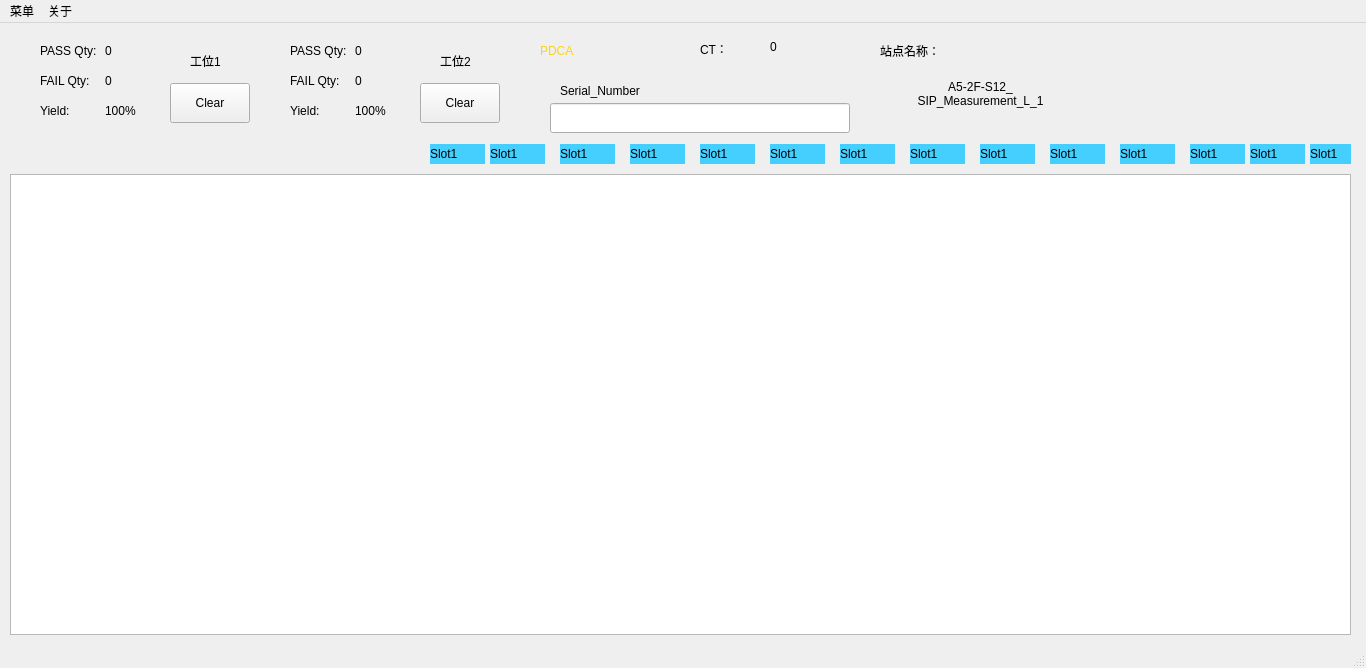
<?xml version="1.0" encoding="UTF-8"?>
<ui version="4.0">
 <class>MainWindow</class>
 <widget class="QMainWindow" name="MainWindow">
  <property name="geometry">
   <rect>
    <x>0</x>
    <y>0</y>
    <width>1366</width>
    <height>668</height>
   </rect>
  </property>
  <property name="minimumSize">
   <size>
    <width>1366</width>
    <height>668</height>
   </size>
  </property>
  <property name="maximumSize">
   <size>
    <width>1366</width>
    <height>668</height>
   </size>
  </property>
  <property name="windowTitle">
   <string>TestPanel</string>
  </property>
  <property name="styleSheet">
   <string notr="true"/>
  </property>
  <widget class="QWidget" name="centralwidget">
   <widget class="QWidget" name="widget" native="true">
    <property name="geometry">
     <rect>
      <x>30</x>
      <y>10</y>
      <width>230</width>
      <height>100</height>
     </rect>
    </property>
    <widget class="QLabel" name="label">
     <property name="geometry">
      <rect>
       <x>10</x>
       <y>10</y>
       <width>61</width>
       <height>16</height>
      </rect>
     </property>
     <property name="text">
      <string>PASS Qty:</string>
     </property>
    </widget>
    <widget class="QLabel" name="label_2">
     <property name="geometry">
      <rect>
       <x>10</x>
       <y>40</y>
       <width>60</width>
       <height>16</height>
      </rect>
     </property>
     <property name="text">
      <string>FAIL Qty:</string>
     </property>
    </widget>
    <widget class="QLabel" name="label_3">
     <property name="geometry">
      <rect>
       <x>10</x>
       <y>70</y>
       <width>60</width>
       <height>16</height>
      </rect>
     </property>
     <property name="text">
      <string>Yield:</string>
     </property>
    </widget>
    <widget class="QLabel" name="lb_site1_pass">
     <property name="geometry">
      <rect>
       <x>75</x>
       <y>10</y>
       <width>60</width>
       <height>16</height>
      </rect>
     </property>
     <property name="text">
      <string>0</string>
     </property>
    </widget>
    <widget class="QLabel" name="lb_site1_fail">
     <property name="geometry">
      <rect>
       <x>75</x>
       <y>40</y>
       <width>60</width>
       <height>16</height>
      </rect>
     </property>
     <property name="text">
      <string>0</string>
     </property>
    </widget>
    <widget class="QLabel" name="lb_site1_yield">
     <property name="geometry">
      <rect>
       <x>75</x>
       <y>70</y>
       <width>60</width>
       <height>16</height>
      </rect>
     </property>
     <property name="text">
      <string>100%</string>
     </property>
    </widget>
    <widget class="QLabel" name="label_7">
     <property name="geometry">
      <rect>
       <x>160</x>
       <y>20</y>
       <width>60</width>
       <height>16</height>
      </rect>
     </property>
     <property name="styleSheet">
      <string notr="true">font: 75 16pt &quot;Arial&quot;;</string>
     </property>
     <property name="text">
      <string>工位1</string>
     </property>
    </widget>
    <widget class="QPushButton" name="pushButton">
     <property name="geometry">
      <rect>
       <x>140</x>
       <y>50</y>
       <width>80</width>
       <height>40</height>
      </rect>
     </property>
     <property name="text">
      <string>Clear</string>
     </property>
    </widget>
   </widget>
   <widget class="QWidget" name="widget_2" native="true">
    <property name="geometry">
     <rect>
      <x>280</x>
      <y>10</y>
      <width>230</width>
      <height>100</height>
     </rect>
    </property>
    <widget class="QLabel" name="label_8">
     <property name="geometry">
      <rect>
       <x>10</x>
       <y>10</y>
       <width>61</width>
       <height>16</height>
      </rect>
     </property>
     <property name="text">
      <string>PASS Qty:</string>
     </property>
    </widget>
    <widget class="QLabel" name="label_9">
     <property name="geometry">
      <rect>
       <x>10</x>
       <y>40</y>
       <width>60</width>
       <height>16</height>
      </rect>
     </property>
     <property name="text">
      <string>FAIL Qty:</string>
     </property>
    </widget>
    <widget class="QLabel" name="label_10">
     <property name="geometry">
      <rect>
       <x>10</x>
       <y>70</y>
       <width>60</width>
       <height>16</height>
      </rect>
     </property>
     <property name="text">
      <string>Yield:</string>
     </property>
    </widget>
    <widget class="QLabel" name="lb_site2_pass">
     <property name="geometry">
      <rect>
       <x>75</x>
       <y>10</y>
       <width>60</width>
       <height>16</height>
      </rect>
     </property>
     <property name="text">
      <string>0</string>
     </property>
    </widget>
    <widget class="QLabel" name="lb_site2_fail">
     <property name="geometry">
      <rect>
       <x>75</x>
       <y>40</y>
       <width>60</width>
       <height>16</height>
      </rect>
     </property>
     <property name="text">
      <string>0</string>
     </property>
    </widget>
    <widget class="QLabel" name="lb_site1_yield_2">
     <property name="geometry">
      <rect>
       <x>75</x>
       <y>70</y>
       <width>60</width>
       <height>16</height>
      </rect>
     </property>
     <property name="text">
      <string>100%</string>
     </property>
    </widget>
    <widget class="QLabel" name="label_14">
     <property name="geometry">
      <rect>
       <x>160</x>
       <y>20</y>
       <width>60</width>
       <height>16</height>
      </rect>
     </property>
     <property name="styleSheet">
      <string notr="true">font: 75 16pt &quot;Arial&quot;;</string>
     </property>
     <property name="text">
      <string>工位2</string>
     </property>
    </widget>
    <widget class="QPushButton" name="pushButton_2">
     <property name="geometry">
      <rect>
       <x>140</x>
       <y>50</y>
       <width>80</width>
       <height>40</height>
      </rect>
     </property>
     <property name="text">
      <string>Clear</string>
     </property>
    </widget>
   </widget>
   <widget class="QLabel" name="label_15">
    <property name="geometry">
     <rect>
      <x>700</x>
      <y>10</y>
      <width>71</width>
      <height>31</height>
     </rect>
    </property>
    <property name="styleSheet">
     <string notr="true">font: 75 28pt &quot;Arial&quot;;</string>
    </property>
    <property name="text">
     <string>CT：</string>
    </property>
   </widget>
   <widget class="QLabel" name="lb_ct">
    <property name="geometry">
     <rect>
      <x>770</x>
      <y>13</y>
      <width>60</width>
      <height>21</height>
     </rect>
    </property>
    <property name="styleSheet">
     <string notr="true">font: 75 24pt &quot;Arial&quot;;</string>
    </property>
    <property name="text">
     <string>0</string>
    </property>
   </widget>
   <widget class="QLabel" name="label_17">
    <property name="geometry">
     <rect>
      <x>560</x>
      <y>60</y>
      <width>160</width>
      <height>16</height>
     </rect>
    </property>
    <property name="text">
     <string>Serial_Number</string>
    </property>
   </widget>
   <widget class="QLineEdit" name="lineEdit">
    <property name="geometry">
     <rect>
      <x>550</x>
      <y>80</y>
      <width>300</width>
      <height>30</height>
     </rect>
    </property>
   </widget>
   <widget class="QWidget" name="widget_3" native="true">
    <property name="geometry">
     <rect>
      <x>870</x>
      <y>10</y>
      <width>231</width>
      <height>100</height>
     </rect>
    </property>
    <widget class="QLabel" name="label_18">
     <property name="geometry">
      <rect>
       <x>10</x>
       <y>30</y>
       <width>201</width>
       <height>61</height>
      </rect>
     </property>
     <property name="styleSheet">
      <string notr="true">font: 75 18pt &quot;Arial&quot;;</string>
     </property>
     <property name="text">
      <string>A5-2F-S12_
SIP_Measurement_L_1</string>
     </property>
     <property name="alignment">
      <set>Qt::AlignCenter</set>
     </property>
    </widget>
    <widget class="QLabel" name="label_19">
     <property name="geometry">
      <rect>
       <x>10</x>
       <y>10</y>
       <width>71</width>
       <height>16</height>
      </rect>
     </property>
     <property name="text">
      <string>站点名称：</string>
     </property>
    </widget>
   </widget>
   <widget class="QWidget" name="widget_4" native="true">
    <property name="geometry">
     <rect>
      <x>420</x>
      <y>115</y>
      <width>931</width>
      <height>31</height>
     </rect>
    </property>
    <widget class="QLabel" name="lb_1">
     <property name="geometry">
      <rect>
       <x>10</x>
       <y>6</y>
       <width>55</width>
       <height>20</height>
      </rect>
     </property>
     <property name="styleSheet">
      <string notr="true">background-color: rgb(69, 207, 255);</string>
     </property>
     <property name="text">
      <string>Slot1</string>
     </property>
    </widget>
    <widget class="QLabel" name="lb_2">
     <property name="geometry">
      <rect>
       <x>70</x>
       <y>6</y>
       <width>55</width>
       <height>20</height>
      </rect>
     </property>
     <property name="styleSheet">
      <string notr="true">background-color: rgb(69, 207, 255);</string>
     </property>
     <property name="text">
      <string>Slot1</string>
     </property>
    </widget>
    <widget class="QLabel" name="lb_4">
     <property name="geometry">
      <rect>
       <x>210</x>
       <y>6</y>
       <width>55</width>
       <height>20</height>
      </rect>
     </property>
     <property name="styleSheet">
      <string notr="true">background-color: rgb(69, 207, 255);</string>
     </property>
     <property name="text">
      <string>Slot1</string>
     </property>
    </widget>
    <widget class="QLabel" name="lb_3">
     <property name="geometry">
      <rect>
       <x>140</x>
       <y>6</y>
       <width>55</width>
       <height>20</height>
      </rect>
     </property>
     <property name="styleSheet">
      <string notr="true">background-color: rgb(69, 207, 255);</string>
     </property>
     <property name="text">
      <string>Slot1</string>
     </property>
    </widget>
    <widget class="QLabel" name="lb_7">
     <property name="geometry">
      <rect>
       <x>420</x>
       <y>6</y>
       <width>55</width>
       <height>20</height>
      </rect>
     </property>
     <property name="styleSheet">
      <string notr="true">background-color: rgb(69, 207, 255);</string>
     </property>
     <property name="text">
      <string>Slot1</string>
     </property>
    </widget>
    <widget class="QLabel" name="lb_6">
     <property name="geometry">
      <rect>
       <x>350</x>
       <y>6</y>
       <width>55</width>
       <height>20</height>
      </rect>
     </property>
     <property name="styleSheet">
      <string notr="true">background-color: rgb(69, 207, 255);</string>
     </property>
     <property name="text">
      <string>Slot1</string>
     </property>
    </widget>
    <widget class="QLabel" name="lb_5">
     <property name="geometry">
      <rect>
       <x>280</x>
       <y>6</y>
       <width>55</width>
       <height>20</height>
      </rect>
     </property>
     <property name="styleSheet">
      <string notr="true">background-color: rgb(69, 207, 255);</string>
     </property>
     <property name="text">
      <string>Slot1</string>
     </property>
    </widget>
    <widget class="QLabel" name="lb_8">
     <property name="geometry">
      <rect>
       <x>490</x>
       <y>6</y>
       <width>55</width>
       <height>20</height>
      </rect>
     </property>
     <property name="styleSheet">
      <string notr="true">background-color: rgb(69, 207, 255);</string>
     </property>
     <property name="text">
      <string>Slot1</string>
     </property>
    </widget>
    <widget class="QLabel" name="lb_11">
     <property name="geometry">
      <rect>
       <x>700</x>
       <y>6</y>
       <width>55</width>
       <height>20</height>
      </rect>
     </property>
     <property name="styleSheet">
      <string notr="true">background-color: rgb(69, 207, 255);</string>
     </property>
     <property name="text">
      <string>Slot1</string>
     </property>
    </widget>
    <widget class="QLabel" name="lb_10">
     <property name="geometry">
      <rect>
       <x>630</x>
       <y>6</y>
       <width>55</width>
       <height>20</height>
      </rect>
     </property>
     <property name="styleSheet">
      <string notr="true">background-color: rgb(69, 207, 255);</string>
     </property>
     <property name="text">
      <string>Slot1</string>
     </property>
    </widget>
    <widget class="QLabel" name="lb_9">
     <property name="geometry">
      <rect>
       <x>560</x>
       <y>6</y>
       <width>55</width>
       <height>20</height>
      </rect>
     </property>
     <property name="styleSheet">
      <string notr="true">background-color: rgb(69, 207, 255);</string>
     </property>
     <property name="text">
      <string>Slot1</string>
     </property>
    </widget>
    <widget class="QLabel" name="lb_12">
     <property name="geometry">
      <rect>
       <x>770</x>
       <y>6</y>
       <width>55</width>
       <height>20</height>
      </rect>
     </property>
     <property name="styleSheet">
      <string notr="true">background-color: rgb(69, 207, 255);</string>
     </property>
     <property name="text">
      <string>Slot1</string>
     </property>
    </widget>
    <widget class="QLabel" name="lb_13">
     <property name="geometry">
      <rect>
       <x>830</x>
       <y>6</y>
       <width>55</width>
       <height>20</height>
      </rect>
     </property>
     <property name="styleSheet">
      <string notr="true">background-color: rgb(69, 207, 255);</string>
     </property>
     <property name="text">
      <string>Slot1</string>
     </property>
    </widget>
    <widget class="QLabel" name="lb_14">
     <property name="geometry">
      <rect>
       <x>890</x>
       <y>6</y>
       <width>55</width>
       <height>20</height>
      </rect>
     </property>
     <property name="styleSheet">
      <string notr="true">background-color: rgb(69, 207, 255);</string>
     </property>
     <property name="text">
      <string>Slot1</string>
     </property>
    </widget>
   </widget>
   <widget class="QLabel" name="label_20">
    <property name="geometry">
     <rect>
      <x>1120</x>
      <y>10</y>
      <width>211</width>
      <height>81</height>
     </rect>
    </property>
    <property name="styleSheet">
     <string notr="true">image: url(:/log/luxshare2.png);</string>
    </property>
    <property name="text">
     <string/>
    </property>
   </widget>
   <widget class="QTableWidget" name="tableWidget">
    <property name="geometry">
     <rect>
      <x>10</x>
      <y>151</y>
      <width>1341</width>
      <height>461</height>
     </rect>
    </property>
   </widget>
   <widget class="QLabel" name="lb_Pdca">
    <property name="geometry">
     <rect>
      <x>540</x>
      <y>20</y>
      <width>60</width>
      <height>16</height>
     </rect>
    </property>
    <property name="styleSheet">
     <string notr="true">font: 75 22pt &quot;Arial&quot;;
color: rgb(255, 211, 17);</string>
    </property>
    <property name="text">
     <string>PDCA</string>
    </property>
   </widget>
   <zorder>widget_3</zorder>
   <zorder>widget</zorder>
   <zorder>widget_2</zorder>
   <zorder>label_15</zorder>
   <zorder>lb_ct</zorder>
   <zorder>label_17</zorder>
   <zorder>lineEdit</zorder>
   <zorder>widget_4</zorder>
   <zorder>label_20</zorder>
   <zorder>tableWidget</zorder>
   <zorder>lb_Pdca</zorder>
  </widget>
  <widget class="QMenuBar" name="menubar">
   <property name="geometry">
    <rect>
     <x>0</x>
     <y>0</y>
     <width>1366</width>
     <height>24</height>
    </rect>
   </property>
   <widget class="QMenu" name="menu">
    <property name="title">
     <string>菜单</string>
    </property>
    <addaction name="action"/>
    <addaction name="actionPDCA"/>
    <addaction name="action_2"/>
   </widget>
   <widget class="QMenu" name="menu_2">
    <property name="title">
     <string>关于</string>
    </property>
    <addaction name="actionHelp"/>
   </widget>
   <addaction name="menu"/>
   <addaction name="menu_2"/>
  </widget>
  <widget class="QStatusBar" name="statusbar"/>
  <action name="action">
   <property name="text">
    <string>设置</string>
   </property>
   <property name="shortcut">
    <string>Ctrl+S</string>
   </property>
  </action>
  <action name="action_2">
   <property name="text">
    <string>退出</string>
   </property>
   <property name="shortcut">
    <string>Ctrl+Q</string>
   </property>
  </action>
  <action name="actionPDCA">
   <property name="text">
    <string>PDCA</string>
   </property>
  </action>
  <action name="actionHelp">
   <property name="text">
    <string>Help</string>
   </property>
  </action>
 </widget>
 <resources>
  <include location="../Img/img.qrc"/>
 </resources>
 <connections>
  <connection>
   <sender>action_2</sender>
   <signal>triggered()</signal>
   <receiver>MainWindow</receiver>
   <slot>close()</slot>
   <hints>
    <hint type="sourcelabel">
     <x>-1</x>
     <y>-1</y>
    </hint>
    <hint type="destinationlabel">
     <x>682</x>
     <y>333</y>
    </hint>
   </hints>
  </connection>
 </connections>
</ui>
